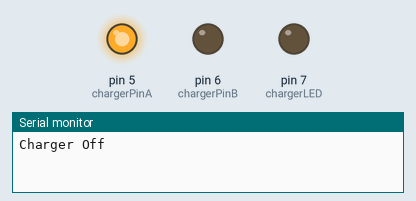
Recording of a sketch running on a simulated Arduino Uno, built with avr-gcc and run on an emulated ATmega328P. On the bench: output pins drawn as LEDs (lit = HIGH), the last lines printed to the serial monitor.

Above: at 2.5 s.
At 7.5 s:
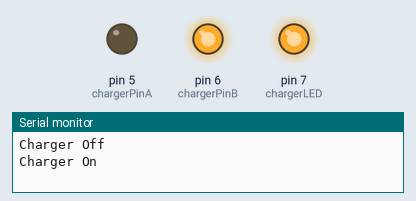
Timing chart, 0 to 13.0 s (numbered marks = the images above):
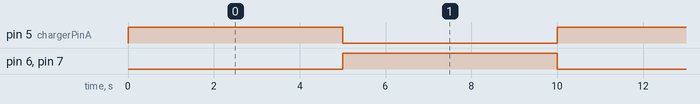

Measured:
- by itself, pin 5 (chargerPinA), pin 6 (chargerPinB), pin 7 (chargerLED): alternates HIGH for 5.0 s and LOW for 5.0 s

The sketch:

Relay_2pin.ino
```cpp
//--------------Charger Relay-----------
#define chargerPinA 5
#define chargerPinB 6
#define chargerLED 7
bool chargerState = LOW;

void setup() {
  Serial.begin(9600);
  pinMode(chargerPinA,OUTPUT);
  pinMode(chargerPinB,OUTPUT);
  pinMode(chargerLED,OUTPUT);
}// end setup()

void loop(){
    Serial.println("Charger Off");
    digitalWrite(chargerPinA,HIGH);
    digitalWrite(chargerPinB,LOW);
    digitalWrite(chargerLED, LOW);
    //Serial.print(chargerState);
    //delay(500);
    //digitalWrite(chargerPinA,LOW);
    //Serial.print(CHARGER_OFF);

    delay(5000);


    Serial.println("Charger On");
    digitalWrite(chargerPinA, LOW);
    digitalWrite(chargerPinB, HIGH);
    digitalWrite(chargerLED, HIGH);
    //Serial.println(chargerLED);
    //delay(500);
    //digitalWrite(chargerPinB,LOW);
    //Serial.println(CHARGER_ON);
    delay(5000);

}// end loop()
```
